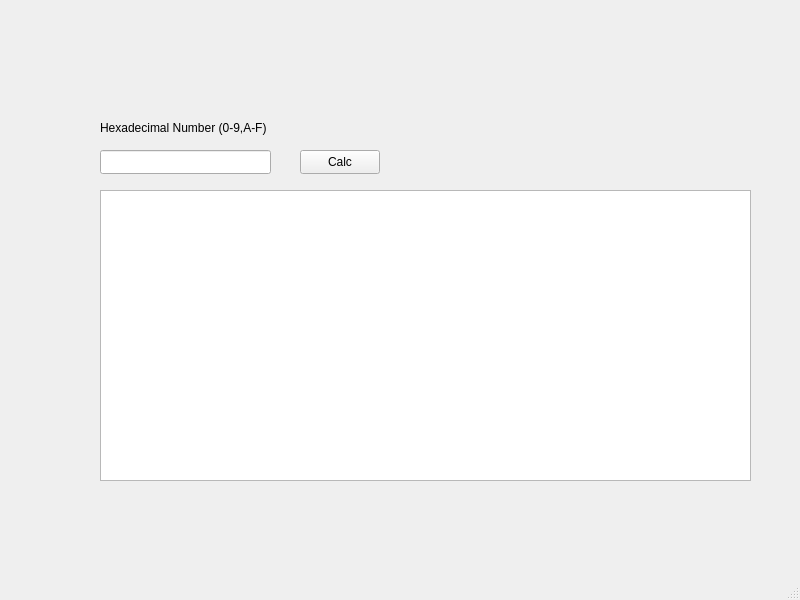
<?xml version="1.0" encoding="UTF-8"?>
<ui version="4.0">
 <class>MainWindow</class>
 <widget class="QMainWindow" name="MainWindow">
  <property name="geometry">
   <rect>
    <x>0</x>
    <y>0</y>
    <width>800</width>
    <height>600</height>
   </rect>
  </property>
  <property name="windowTitle">
   <string>MainWindow</string>
  </property>
  <widget class="QWidget" name="centralwidget">
   <widget class="QLineEdit" name="lineEdit">
    <property name="geometry">
     <rect>
      <x>100</x>
      <y>150</y>
      <width>171</width>
      <height>24</height>
     </rect>
    </property>
   </widget>
   <widget class="QLabel" name="label">
    <property name="geometry">
     <rect>
      <x>100</x>
      <y>120</y>
      <width>171</width>
      <height>16</height>
     </rect>
    </property>
    <property name="text">
     <string>Hexadecimal Number (0-9,A-F)</string>
    </property>
   </widget>
   <widget class="QPushButton" name="pushButton">
    <property name="geometry">
     <rect>
      <x>300</x>
      <y>150</y>
      <width>80</width>
      <height>24</height>
     </rect>
    </property>
    <property name="text">
     <string>Calc</string>
    </property>
   </widget>
   <widget class="QTextBrowser" name="textBrowser">
    <property name="geometry">
     <rect>
      <x>100</x>
      <y>190</y>
      <width>651</width>
      <height>291</height>
     </rect>
    </property>
   </widget>
  </widget>
  <widget class="QMenuBar" name="menubar">
   <property name="geometry">
    <rect>
     <x>0</x>
     <y>0</y>
     <width>800</width>
     <height>21</height>
    </rect>
   </property>
  </widget>
  <widget class="QStatusBar" name="statusbar"/>
 </widget>
 <resources/>
 <connections/>
</ui>
